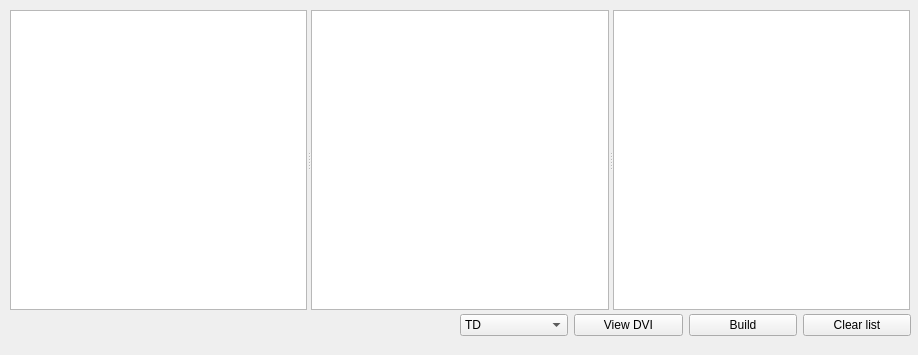
<?xml version="1.0" encoding="UTF-8"?>
<ui version="4.0">
 <class>Form</class>
 <widget class="QWidget" name="Form">
  <property name="geometry">
   <rect>
    <x>0</x>
    <y>0</y>
    <width>918</width>
    <height>355</height>
   </rect>
  </property>
  <property name="windowTitle">
   <string>Form</string>
  </property>
  <widget class="QWidget" name="horizontalLayoutWidget">
   <property name="geometry">
    <rect>
     <x>460</x>
     <y>310</y>
     <width>451</width>
     <height>31</height>
    </rect>
   </property>
   <layout class="QHBoxLayout" name="horizontalLayout">
    <item>
     <widget class="QComboBox" name="combo">
      <item>
       <property name="text">
        <string>TD</string>
       </property>
      </item>
      <item>
       <property name="text">
        <string>Devoir</string>
       </property>
      </item>
      <item>
       <property name="text">
        <string>Colle</string>
       </property>
      </item>
     </widget>
    </item>
    <item>
     <widget class="QPushButton" name="view">
      <property name="text">
       <string>View DVI</string>
      </property>
     </widget>
    </item>
    <item>
     <widget class="QPushButton" name="build">
      <property name="text">
       <string>Build</string>
      </property>
     </widget>
    </item>
    <item>
     <widget class="QPushButton" name="clear">
      <property name="text">
       <string>Clear list</string>
      </property>
     </widget>
    </item>
   </layout>
  </widget>
  <widget class="QSplitter" name="splitter">
   <property name="geometry">
    <rect>
     <x>10</x>
     <y>10</y>
     <width>900</width>
     <height>300</height>
    </rect>
   </property>
   <property name="orientation">
    <enum>Qt::Horizontal</enum>
   </property>
   <widget class="QTreeView" name="tree"/>
   <widget class="QTextBrowser" name="codelatex"/>
   <widget class="QListWidget" name="exolist"/>
  </widget>
 </widget>
 <resources/>
 <connections/>
</ui>
